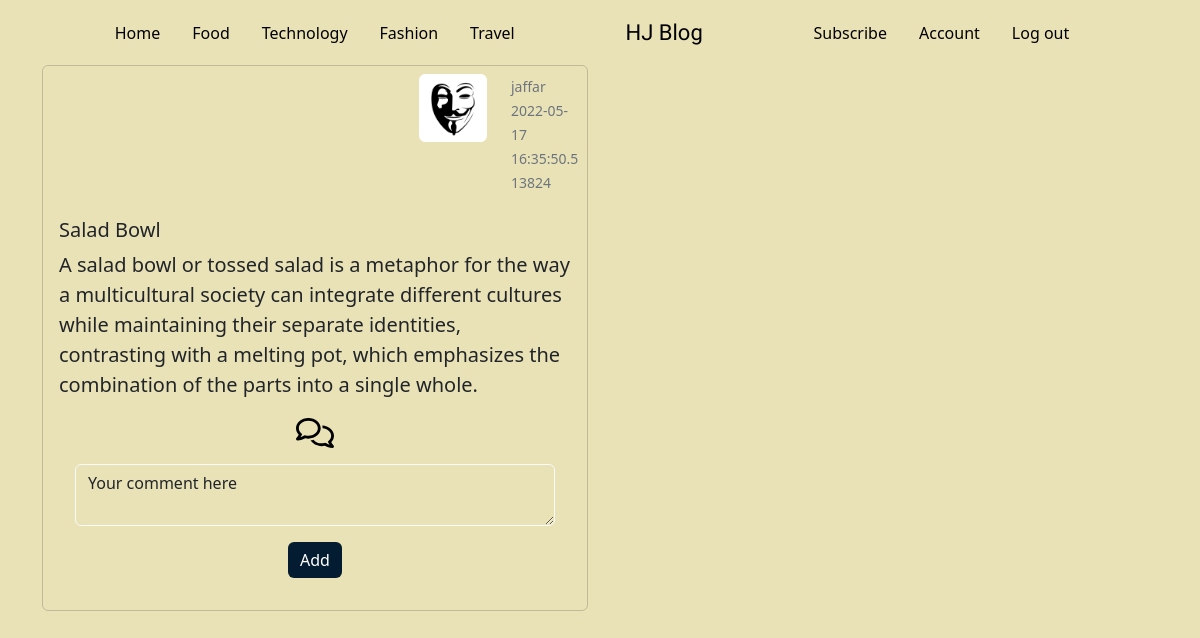
/comments/1, run on an earlier commit of the app's database.
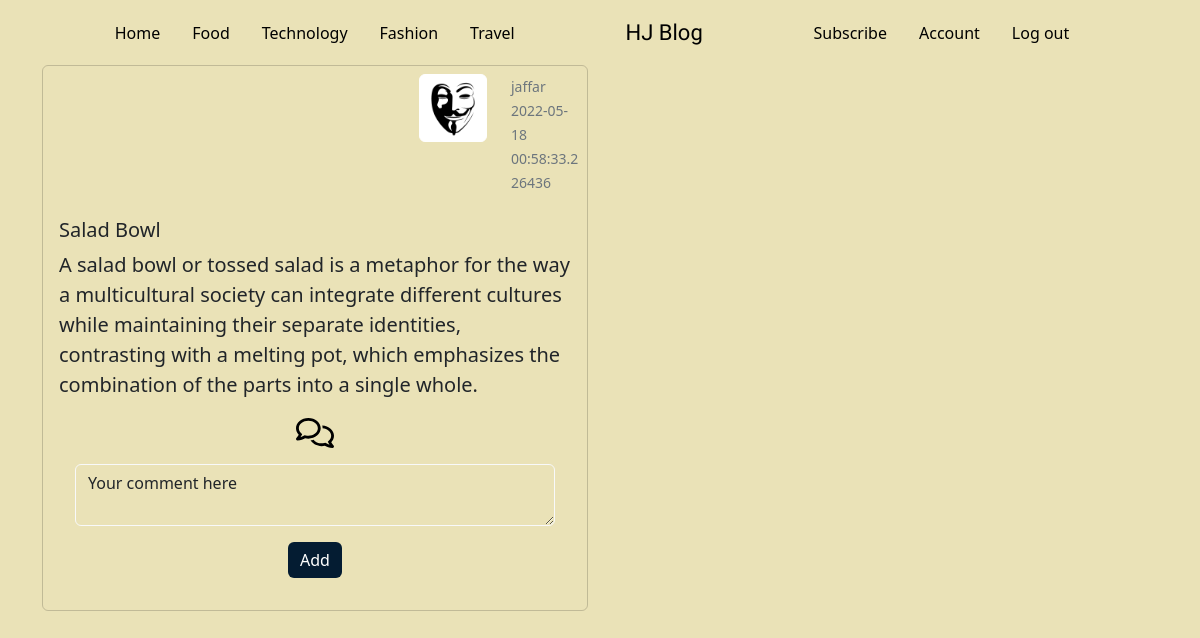
And on a later commit of the database.
### app/models.py (models this page shows, shortened)
class User(db.Model,UserMixin):
  id=db.Column(db.Integer,primary_key=True)
  username=db.Column(db.String,nullable=False,unique=True)
  email=db.Column(db.String,nullable=False,unique=True)
  password=db.Column(db.String,nullable=False)
  image_file=db.Column(db.String(20),nullable=False,default='default.png')
  post = db.relationship('Posts', backref='author', lazy=True)

class Posts(db.Model):
  id=db.Column(db.Integer,primary_key=True)
  title=db.Column(db.String,nullable=False)
  description=db.Column(db.String,nullable=False)
  content=db.Column(db.String,nullable=False)
  blog_image=db.Column(db.String,nullable=False,)
  category= db.Column(db.String,nullable=False)
  date_created = db.Column(db.DateTime, nullable=False, default=datetime.utcnow)
  user_id = db.Column(db.Integer, db.ForeignKey('user.id'), nullable=False)
  comments = db.relationship('Comments',backref = 'posts',passive_deletes = True)

### app/posts/routes.py (the view)
@posts.route('/comments/<id>',methods=['POST', 'GET'])
def comments(id):
    form = CommentsForm()
    posts = Posts.query.filter_by(id=id).first()
    if form.validate_on_submit():
        comment=Comments(comment=form.content.data,post_id=posts.id)
        db.session.add(comment)
        db.session.commit()
        flash('Your comment was added successfully','success')
        return redirect(url_for('main.home'))
    form.content.data = "Your comment here"
    return render_template('comments.html', form=form , posts=posts)

### app/posts/forms.py
class CommentsForm(FlaskForm):
    content=TextAreaField('Content', validators=[DataRequired()])
    submit = SubmitField('Add')

### app/templates/comments.html (shortened to what this page needs)
{% extends 'layout.html' %}
{% block body %}
<div class="container">
    <div class="row row-cols-1 row-cols-md-2 g-4">
      <div class="col ">
        <div class="card">
            <div class="row  p-2">
                <div class="col-md-8"></div>
              <div class="col-md-2">
                  <img src="{{url_for('static', filename='/profiles/'+posts.author.image_file)}}" class="img-thumbnail img-fluid border border-white" alt="Profile picture" >
              </div>
              <div class="col-md-2 mx-auto mt-auto mb-auto text-muted">
                  <small>{{posts.author.username}}</small>
                  <br>
                  <small>{{posts.date_created}}</small>
              </div>
            </div>
          <div class="card-body">
            <h5 class="card-title">{{posts.title}}</h5>
            <p class="card-text lead">{{posts.description}}</p>
            <div class="d-flex justify-content-around">
              <a  data-bs-toggle="collapse" href="#comments{{posts.id}}" class="lead text-decoration-none ">
                <img src="{{url_for('static',filename='/assets/comment.svg')}}" height="30" alt="">
              </a>
            </div>
            <div id="comments{{posts.id}}">
              <div class="m-3">
                <form action="" method="post">
                  <div class="form-group">
                          {% if form.content.errors %}
                          {{form.content(class='form-control is-invalid')}}
                              {% for error in form.email.errors %}
                                  <div class="invalid-feedback">
                                      {{error}}
                                  </div>
                              {% endfor %}
                      {% else %}
                          {{form.content(class='form-control bg-transparent border border-light')}}
                      {% endif %}
                  </div>
                  <div class="text-center mt-3">
                    {{form.submit(class='btn btn-outline post_submit')}}
                </div>
              </div>
            </div>
          </div>
        </div>
      </div>
</div>
{% endblock %}

### app/templates/layout.html (shortened to what this page needs)
<!DOCTYPE html>
<html lang="en">
<head>
  <link href="https://cdn.jsdelivr.net/npm/bootstrap@5.2.0-beta1/dist/css/bootstrap.min.css" rel="stylesheet"
>
  <link rel="stylesheet" href="{{url_for('static',filename='main.css')}}">
</head>
<body>
    {% if request.url_rule.endpoint!='register' %}
      {% block navbar %}
      {% include 'nav.html' %}
      {% endblock %}
    {% endif %}
    {% block body %}
    {% endblock %}
</body>
</html>

### app/templates/nav.html (shortened to what this page needs)
<nav class="navbar navbar-expand-lg">
  <div class="container-fluid">
      <div class="collapse navbar-collapse" id="navbarSupportedContent">
          <ul class="navbar-nav me-auto mb-2 mb-lg-0 mx-auto">
              <li class="nav-item mx-2">
                  <a class="nav-link active  text-black" aria-current="page" href="/">Home</a>
              </li>
              <li class="nav-item mx-2">
                  <a class="nav-link text-black" href="{{url_for('posts.categories',category='Food')}}">Food</a>
              </li>
              <li class="nav-item mx-2">
                  <a class="nav-link text-black" href="{{url_for('posts.categories',category='Technology')}}">Technology</a>
              </li>
              <li class="nav-item mx-2">
                <a class="nav-link text-black" href="{{url_for('posts.categories',category='Fashion')}}">Fashion</a>
            </li>
            <li class="nav-item mx-2">
                <a class="nav-link text-black" href="{{url_for('posts.categories',category='Travel')}}">Travel</a>
            </li>
          </ul>
          <ul class="navbar-nav">
              <li class="nav-item list-unstyled ">
                  <a class="nav-link text-black brand">HJ Blog</a>
              </li>
          </ul>
          <ul class="navbar-nav me-auto mb-2 mb-lg-0 mx-auto ">
              <li class="nav-item mx-2">
                  <a class="nav-link text-black" href="./pages/kisumu.html">Subscribe</a>
              </li>
              <li class="nav-item mx-2">
                  <a class="nav-link text-black" href="./pages/booking.html">Account</a>
              </li>
              <li class="nav-item mx-2">
                <a class="nav-link text-black" href="{{url_for('users.logout')}}">Log out</a>
            </li>
          </ul>
      </div>
  </div>
</nav>

### app/static/main.css (style rules this page uses)
* { margin: 0; padding: 0; box-sizing: border-box; }
body { background-color:#EAE2B7 ; }
.card { background-color: transparent; }
.brand { font-family: 'Sacramento'; font-size:22px }
.post_submit { background-color: #041C32; color: #FFFFFF; border: none; }

What changed in the data, as far as the page shows it:
changed Posts "Salad Bowl": date_created "2022-05-17 16:35:50.513824" → "2022-05-18 00:58:33.226436"
